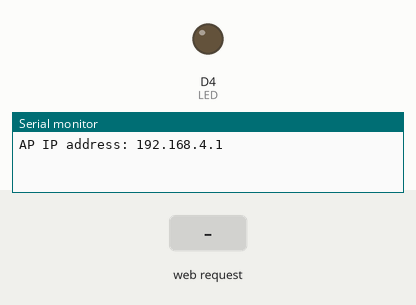
Recording of a sketch running on a simulated ESP8266 (Wemos D1 mini). On the bench: output pins drawn as LEDs (lit = HIGH), the last lines printed to the serial monitor. The test bench sets the inputs (shaded band).

Above: at 1.2 s.
1.3 s: HTTP request GET /?LED1=L received
At 2.5 s:
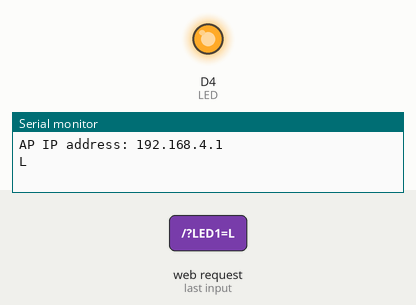
2.8 s: HTTP request GET /?LED1=D received
At 3.8 s:
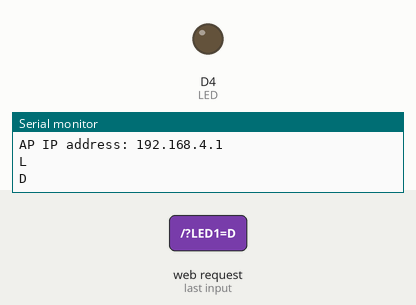
Timing chart, 0 to 5.8 s (numbered marks = the images above; inputs shaded):
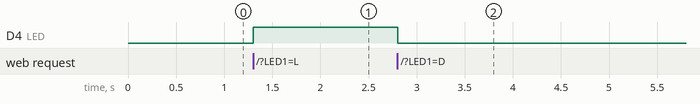

Measured:
- after the input at 1.3 s, D4 (LED): LOW → HIGH at once
- after the input at 2.8 s, D4 (LED): HIGH → LOW at once

The sketch:

codigoBaseWifi.ino
```cpp
#include <ESP8266WiFi.h>
#include <WiFiClient.h>
#include <ESP8266WebServer.h>

#define LED D4 //Porta D4 - Saida para o lED

String command;             //String que guarda o comando

const char* ssid = "Esp8266WemosD1MiniPro"; //Nome da rede

ESP8266WebServer server(80);

void setup() {

  Serial.begin(115200);

// Connecting WiFi

  WiFi.mode(WIFI_AP);
  WiFi.softAP(ssid);

  IPAddress myIP = WiFi.softAPIP();
  Serial.print("AP IP address: ");//Imprime no serial o ip do servidor - Entrar nesse ip pelo navegador
  Serial.println(myIP);

 // Starting WEB-server
     server.on ( "/", HTTP_handleRoot );
     server.onNotFound ( HTTP_handleRoot );
     server.begin();


   //PReparando as portas para Usar com o led
   pinMode(LED_BUILTIN, OUTPUT);
   pinMode(LED_BUILTIN, LOW);
   pinMode(LED, OUTPUT);
   digitalWrite(LED, LOW);
}


void loop() {
    server.handleClient();

      command = server.arg("LED1");
      if (command == "L")
        digitalWrite(LED, HIGH);
      if (command == "D")
        digitalWrite(LED, LOW);
}

void HTTP_handleRoot(void) {

if( server.hasArg("LED1") ){
       Serial.println(server.arg("LED1"));
  }
  server.send ( 200, "text/html",  "<html> <form align=\"center\" method=\"SET\"> <input type=\"radio\" name=\"LED1\" value=\"L\"> Ligar LED <br> <input type=\"radio\" name=\"LED1\" value=\"D\"> Desligar LED<br>    <input type=\"submit\" value=\"Submit\" /> </form> </html>"  );
  delay(1);
}
```
